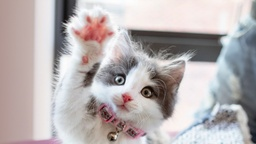
#> input picture kitten-510651.jpg, 256 x 144 px, shrunk from 1240 x 698 before the run
$ python convolutions.py --image kitten-510651.jpg
#> lines starting #> are read from the running program, lines starting #| are printed output that depends on the picture
# import the necessary packages
from skimage.exposure import rescale_intensity
import numpy as np
import argparse
import cv2

def convolve(image, K):
    #grab the spatual dimensions of the impage and kernel
    (iH, iW) = image.shape[:2]
    (kH, kW) = K.shape[:2]

    pad = (kW - 1) // 2

    image = cv2.copyMakeBorder(image, pad, pad, pad, pad, cv2.BORDER_REPLICATE)
    output = np.zeros((iH, iW), dtype="float")

    for y in np.arange(pad, iH + pad):
        for x in np.arange(pad, iW + pad):
            # extract the region of interest (ROI)
            roi = image[y - pad: y + pad + 1, x - pad:x + pad + 1]

            # performing the convolution
            k = (roi * K).sum()

            # store the convolved value in the output (x, y)-coordinate of the output image
            output[y - pad, x - pad] =  k

    # rescale the output image to be in the range [0,255]
    output = rescale_intensity(output, in_range = (0,255))
    output = (output * 255).astype('uint8')

    # return output image
    return output

ap = argparse.ArgumentParser()
ap.add_argument("-i", "--image", required=True,
help="path to the input image")
args = vars(ap.parse_args())

smallBlur = np.ones((7,7), dtype='float') * (1.0/(7 * 7))
largeBlur = np.ones((21,21), dtype='float') * (1.0/(7 * 7))

sharpen = np.array((
    [0, -1, 0],
    [-1, 5, -1],
    [0, -1, 0]), dtype='int')

laplacian = np.array((
    [0, 1, 0],
    [1, -4, 1],
    [0, 1, 0]), dtype='int')

sobelX = np.array((
    [-1, 0, 1],
    [-2, 0, 2],
    [-1, 0, 1]), dtype='int')

sobelY = np.array((
    [-1, -2, -1],
    [0, 0, 0],
    [1, 2, 1]), dtype='int')

emboss = np.array((
    [-2, -1, -0],
    [-1, 1, 1],
    [0, 1, 2]), dtype='int')


kernelBank = (
    ('small_blur', smallBlur),
    ('large_blur', largeBlur),
    ('sharpen', sharpen),
    ('laplacian', laplacian),
    ('sobel_x', sobelX),
    ('sobel_y', sobelY),
    ('emboss', emboss))

image = cv2.imread(args['image'])
#> image is the input picture: shape (144, 256, 3); mean B, G, R 177, 176.4, 183.1
gray = cv2.cvtColor(image, cv2.COLOR_BGR2GRAY)
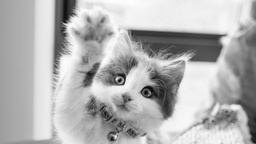
#> gray: shape (144, 256); min 2, max 254, mean 178.5

for (kernelName, K) in kernelBank:
    # apply kernel to the grayscale image
    print(f'[INFO] applying {kernelName} kernel')
    convolveOutput = convolve(gray, K)
    opencvOutput = cv2.filter2D(gray, -1, K)

    cv2.imshow("Original", gray)
    cv2.imshow(f"{kernelName} - convolve", convolveOutput)
    cv2.imshow(f"{kernelName} - openCV", opencvOutput)
    cv2.waitKey(0)
    cv2.destroyAllWindows()
#> this loop made 7 passes
#> pass 1, in convolve, `image = cv2.copyMakeBorder(image, pad, pad, pad, pad, cv2.BORDER_REPLI..`:
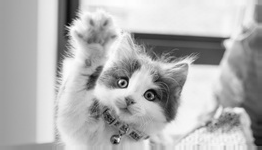
#> image: shape (150, 262); min 2, max 254, mean 178.3
#> pass 1, `convolveOutput = convolve(gray, K)`:
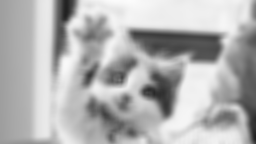
#> convolveOutput: shape (144, 256); min 31, max 252, mean 178
#> pass 2, in convolve (call 2), `image = cv2.copyMakeBorder(image, pad, pad, pad, pad, cv2.BORDER_REPLI..`:
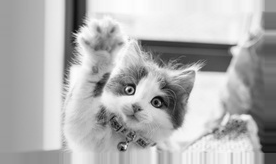
#> image: shape (164, 276); min 2, max 254, mean 177.6
